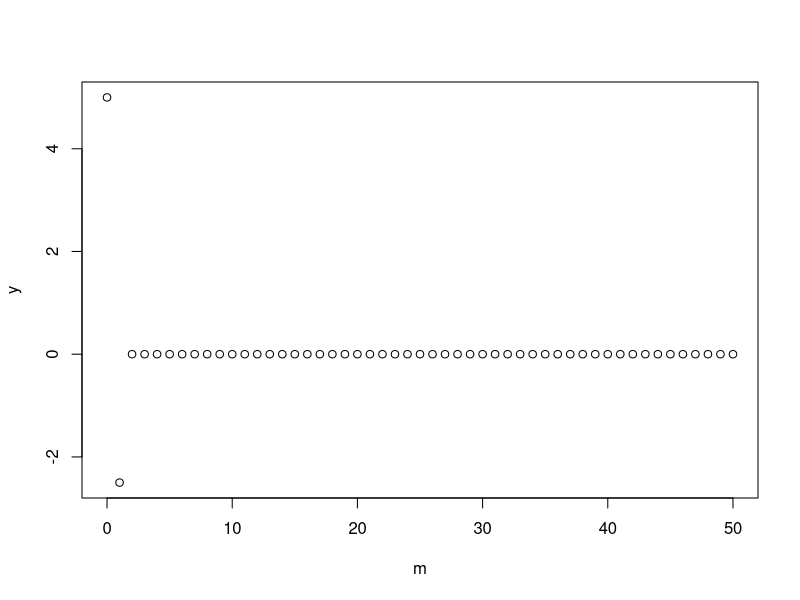
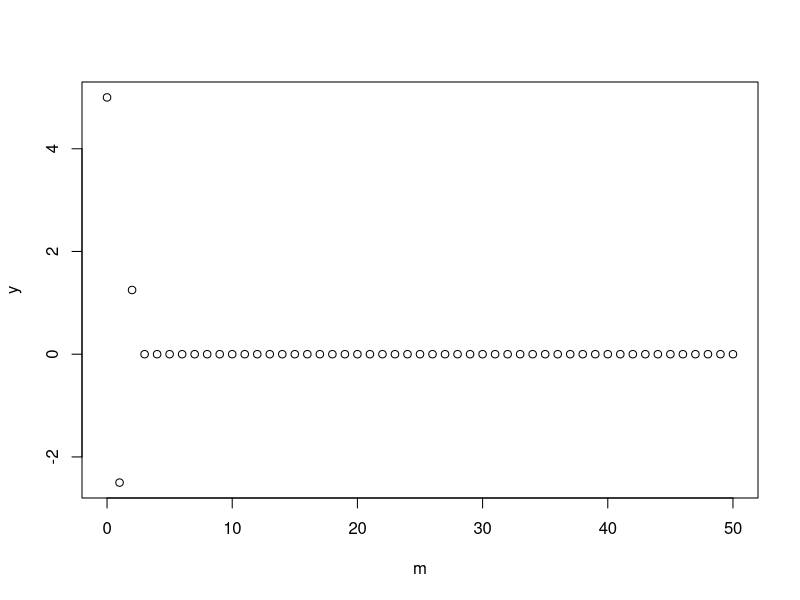
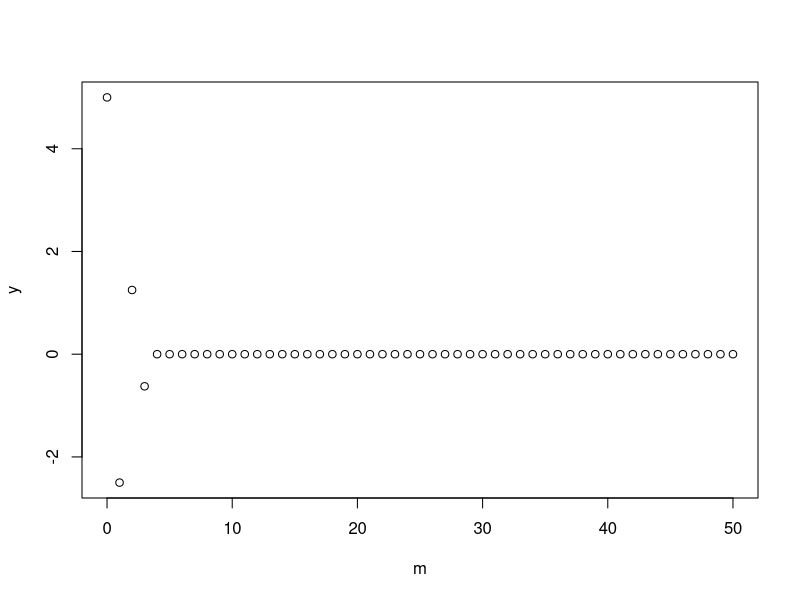
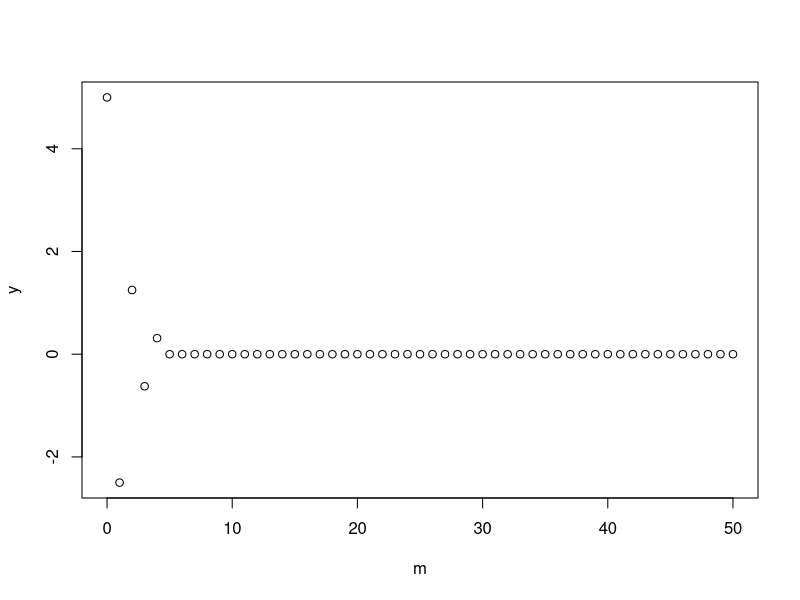
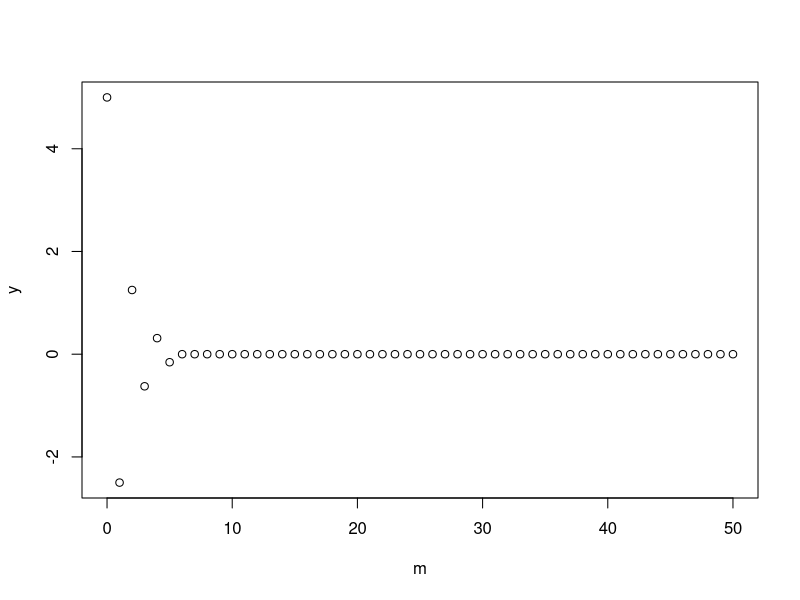
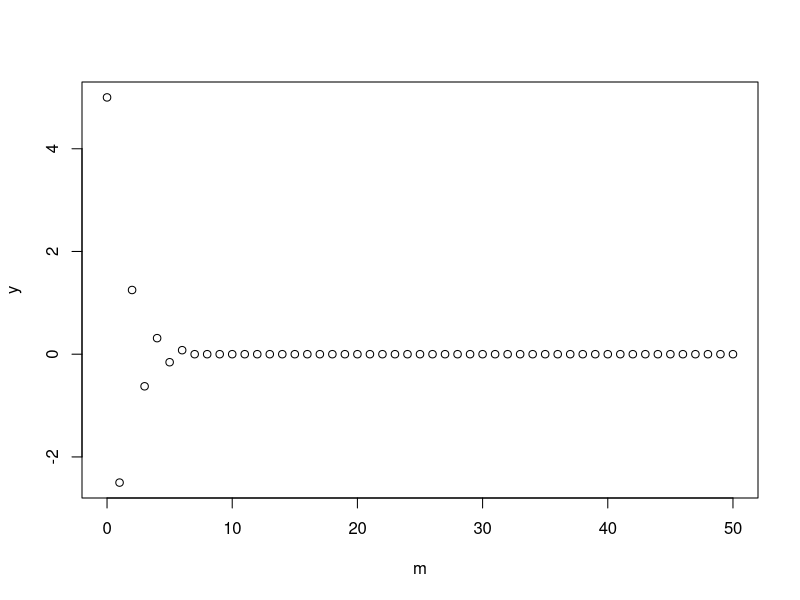
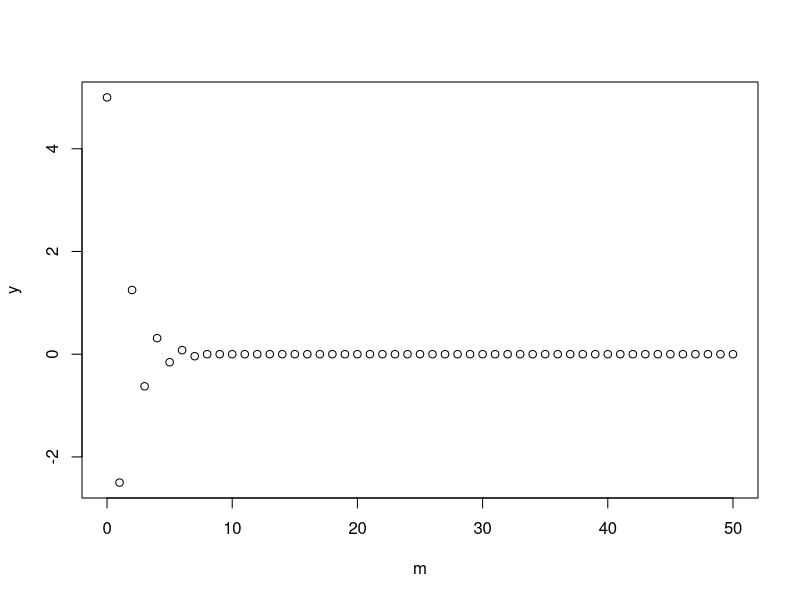
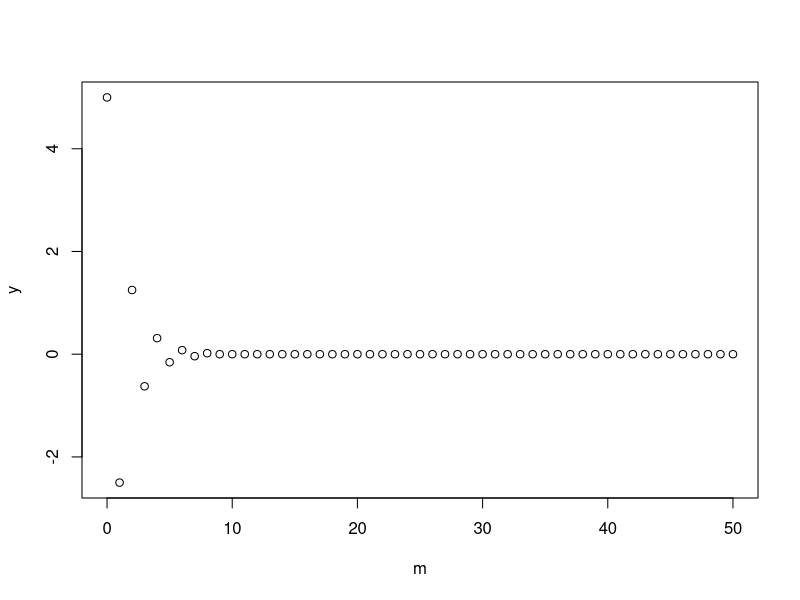

Recreate these plots in R, in order.
x=rep(0,51)
n=seq(0,50)
x[1]=50
a=1
b=0.5
for(j in 2:length(n))   {
  y=rep(0,51)
  m=seq(0,50)
  y[1]=5
  d=0.5
  f=1 
  for(i in 2:length(m)) {
    y[i]=-d*y[i-1]+f*x[j]*y[i-1]
    plot(m,y)
  }
  x[j]=a*x[j-1]-b*x[j-1]*y[j]
  plot(n,x)
}
